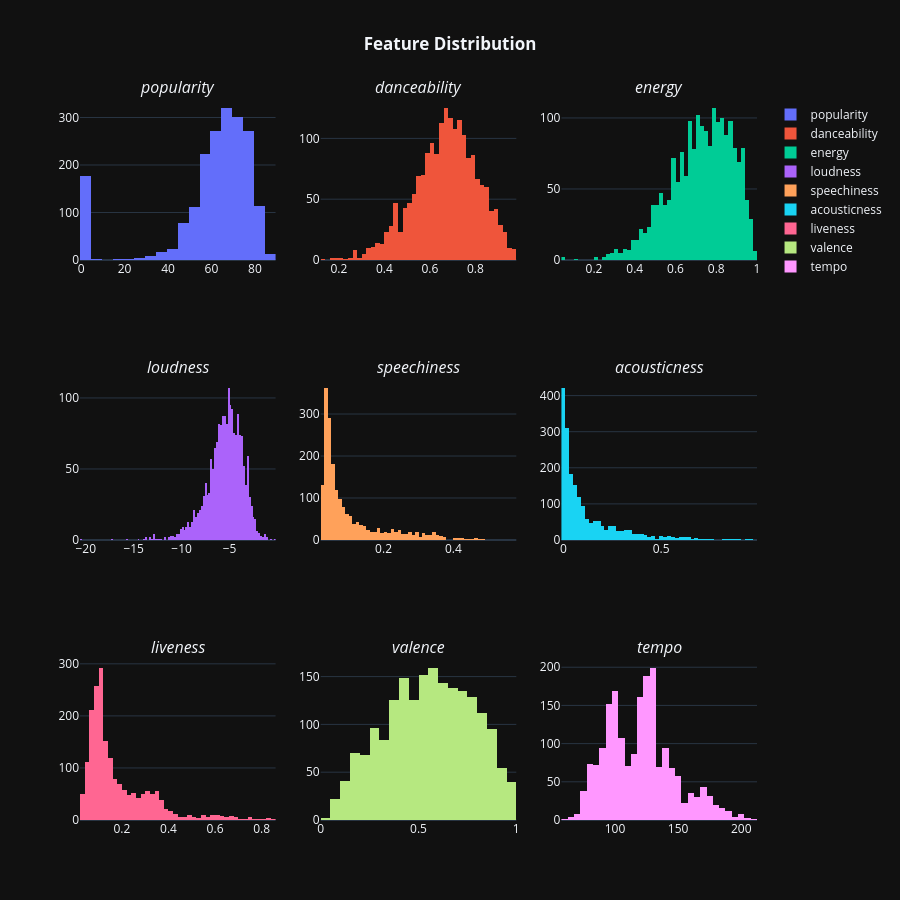

Source (notebook cell):
### Markdown cell above
Feature Distribution Visualization

The code creates a set of histograms using Plotly to visualize the distribution of important numerical features in the Spotify songs dataset. A histogram shows how values are distributed across a range and helps us understand patterns in the data.

 What the Code Shows

The visualization contains 9 histogram arranged , where each histogram represents one audio feature:

1.Popularity
2 Danceability
3 Energy
4 Loudness
5 Speechiness
6 Acousticness
7 Liveness
8  Valence
9 Tempo

Each histogram displays:

 The range of values for that feature
 How frequently different values occur
 Whether the data is concentrated, spread out, or skewed

Why We Used This Visualization

This type of visualization is useful in Exploratory Data Analysis (EDA)because it helps us understand the characteristics of the dataset before performing deeper analysis or machine learning.

1. Understand Data Distribution

Histograms help identify:

 Whether values are normally distributed
 If data is skewed toward high or low values
 Whether most songs share similar characteristics

Example:

A high concentration of songs with high danceability suggests the dataset mainly contains dance-friendly music.

2. Detect Outliers

Some songs may have unusually high or low values.
For example:

 Extremely high tempo
Very low loudness
Very high speechiness

Histograms make these unusual observations easier to detect.

3. Compare Features

Displaying all histograms together allows quick comparison between audio features.
For example:

energy may be concentrated at high values
acousticness may be concentrated at low values

This helps reveal trends in popular music.

4. Prepare for Machine Learning

Understanding feature distributions is important before building predictive models because:

 Skewed data may require transformation
Outliers can affect model performance
Feature scaling decisions depend on distribution patterns

Explanation of Important Features

 Popularity → Spotify popularity score of the song
Danceability → How suitable a song is for dancing
Energy → Intensity and activity level of the song
Loudness→ Overall volume level in decibels
Speechiness → Presence of spoken words in a track
Acousticness→ Probability that the song is acoustic
Liveness → Likelihood that the song was performed live
Valence → Musical positivity or happiness of a song
Tempo → Speed of the song measured in BPM (beats per minute)

Plot Design Choices

make_subplots() was used to organize multiple charts neatly in one figure.
go.Histogram() creates histograms for each feature.
plotly_dark theme improves readability and visual appearance.
The figure size ensures all plots are clearly visible.
title_x=0.5 centers the main title.

Overall, this visualization provides a clear overview of how Spotify song features are distributed and helps identify patterns, trends, and potential issues in the dataset.

### Code cell
fig=make_subplots(rows=3,cols=3,subplot_titles=('<i>popularity', '<i>danceability', '<i>energy', '<i>loudness', '<i>speechiness', '<i>acousticness', '<i>liveness', '<i>valence', '<i>tempo'))
fig.add_trace(go.Histogram(x=df['popularity'],name='popularity'),row=1,col=1)
fig.add_trace(go.Histogram(x=df['danceability'],name='danceability'),row=1,col=2)
fig.add_trace(go.Histogram(x=df['energy'],name='energy'),row=1,col=3)
fig.add_trace(go.Histogram(x=df['loudness'],name='loudness'),row=2,col=1)
fig.add_trace(go.Histogram(x=df['speechiness'],name='speechiness'),row=2,col=2)
fig.add_trace(go.Histogram(x=df['acousticness'],name='acousticness'),row=2,col=3)
fig.add_trace(go.Histogram(x=df['liveness'],name='liveness'),row=3,col=1)
fig.add_trace(go.Histogram(x=df['valence'],name='valence'),row=3,col=2)
fig.add_trace(go.Histogram(x=df['tempo'],name='tempo'),row=3,col=3)
fig.update_layout(height=900,width=900,title_text='<b>Feature Distribution')
fig.update_layout(template='plotly_dark',title_x=0.5)

### Figure 1 — Plotly figure (JSON) as saved in the notebook; plotly's stock layout.template omitted (floating-point values rounded to 4 significant figures; data arrays with more than 128 entries replaced by an {"elided": "..."} marker saying what was removed)
{"data": [{"name": "popularity", "type": "histogram", "x": {"elided": "1941 int values"}, "xaxis": "x", "yaxis": "y"}, {"name": "danceability", "type": "histogram", "x": {"elided": "1941 float values"}, "xaxis": "x2", "yaxis": "y2"}, {"name": "energy", "type": "histogram", "x": {"elided": "1941 float values"}, "xaxis": "x3", "yaxis": "y3"}, {"name": "loudness", "type": "histogram", "x": {"elided": "1941 float values"}, "xaxis": "x4", "yaxis": "y4"}, {"name": "speechiness", "type": "histogram", "x": {"elided": "1941 float values"}, "xaxis": "x5", "yaxis": "y5"}, {"name": "acousticness", "type": "histogram", "x": {"elided": "1941 float values"}, "xaxis": "x6", "yaxis": "y6"}, {"name": "liveness", "type": "histogram", "x": {"elided": "1941 float values"}, "xaxis": "x7", "yaxis": "y7"}, {"name": "valence", "type": "histogram", "x": {"elided": "1941 float values"}, "xaxis": "x8", "yaxis": "y8"}, {"name": "tempo", "type": "histogram", "x": {"elided": "1941 float values"}, "xaxis": "x9", "yaxis": "y9"}], "layout": {"annotations": [{"font": {"size": 16}, "showarrow": false, "text": "<i>popularity", "x": 0.1444, "xanchor": "center", "xref": "paper", "y": 1, "yanchor": "bottom", "yref": "paper"}, {"font": {"size": 16}, "showarrow": false, "text": "<i>danceability", "x": 0.5, "xanchor": "center", "xref": "paper", "y": 1, "yanchor": "bottom", "yref": "paper"}, {"font": {"size": 16}, "showarrow": false, "text": "<i>energy", "x": 0.8556, "xanchor": "center", "xref": "paper", "y": 1, "yanchor": "bottom", "yref": "paper"}, {"font": {"size": 16}, "showarrow": false, "text": "<i>loudness", "x": 0.1444, "xanchor": "center", "xref": "paper", "y": 0.6111, "yanchor": "bottom", "yref": "paper"}, {"font": {"size": 16}, "showarrow": false, "text": "<i>speechiness", "x": 0.5, "xanchor": "center", "xref": "paper", "y": 0.6111, "yanchor": "bottom", "yref": "paper"}, {"font": {"size": 16}, "showarrow": false, "text": "<i>acousticness", "x": 0.8556, "xanchor": "center", "xref": "paper", "y": 0.6111, "yanchor": "bottom", "yref": "paper"}, {"font": {"size": 16}, "showarrow": false, "text": "<i>liveness", "x": 0.1444, "xanchor": "center", "xref": "paper", "y": 0.2222, "yanchor": "bottom", "yref": "paper"}, {"font": {"size": 16}, "showarrow": false, "text": "<i>valence", "x": 0.5, "xanchor": "center", "xref": "paper", "y": 0.2222, "yanchor": "bottom", "yref": "paper"}, {"font": {"size": 16}, "showarrow": false, "text": "<i>tempo", "x": 0.8556, "xanchor": "center", "xref": "paper", "y": 0.2222, "yanchor": "bottom", "yref": "paper"}], "height": 900, "title": {"text": "<b>Feature Distribution", "x": 0.5}, "width": 900, "xaxis": {"anchor": "y", "domain": [0, 0.2889]}, "xaxis2": {"anchor": "y2", "domain": [0.3556, 0.6444]}, "xaxis3": {"anchor": "y3", "domain": [0.7111, 1]}, "xaxis4": {"anchor": "y4", "domain": [0, 0.2889]}, "xaxis5": {"anchor": "y5", "domain": [0.3556, 0.6444]}, "xaxis6": {"anchor": "y6", "domain": [0.7111, 1]}, "xaxis7": {"anchor": "y7", "domain": [0, 0.2889]}, "xaxis8": {"anchor": "y8", "domain": [0.3556, 0.6444]}, "xaxis9": {"anchor": "y9", "domain": [0.7111, 1]}, "yaxis": {"anchor": "x", "domain": [0.7778, 1]}, "yaxis2": {"anchor": "x2", "domain": [0.7778, 1]}, "yaxis3": {"anchor": "x3", "domain": [0.7778, 1]}, "yaxis4": {"anchor": "x4", "domain": [0.3889, 0.6111]}, "yaxis5": {"anchor": "x5", "domain": [0.3889, 0.6111]}, "yaxis6": {"anchor": "x6", "domain": [0.3889, 0.6111]}, "yaxis7": {"anchor": "x7", "domain": [0, 0.2222]}, "yaxis8": {"anchor": "x8", "domain": [0, 0.2222]}, "yaxis9": {"anchor": "x9", "domain": [0, 0.2222]}}}
